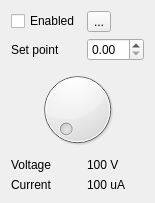
<?xml version="1.0" encoding="UTF-8"?>
<ui version="4.0">
 <class>Frame</class>
 <widget class="QFrame" name="Frame">
  <property name="geometry">
   <rect>
    <x>0</x>
    <y>0</y>
    <width>134</width>
    <height>203</height>
   </rect>
  </property>
  <property name="windowTitle">
   <string>Frame</string>
  </property>
  <layout class="QFormLayout" name="formLayout">
   <item row="0" column="0">
    <widget class="QCheckBox" name="checkBox">
     <property name="text">
      <string>Enabled</string>
     </property>
    </widget>
   </item>
   <item row="2" column="0" colspan="2">
    <widget class="QDial" name="dial"/>
   </item>
   <item row="1" column="1">
    <widget class="QDoubleSpinBox" name="doubleSpinBox"/>
   </item>
   <item row="1" column="0">
    <widget class="QLabel" name="label">
     <property name="text">
      <string>Set point</string>
     </property>
    </widget>
   </item>
   <item row="0" column="1">
    <widget class="QToolButton" name="toolButton">
     <property name="text">
      <string>...</string>
     </property>
    </widget>
   </item>
   <item row="3" column="0">
    <widget class="QLabel" name="label_2">
     <property name="text">
      <string>Voltage</string>
     </property>
    </widget>
   </item>
   <item row="3" column="1">
    <widget class="QLabel" name="label_3">
     <property name="text">
      <string>100 V</string>
     </property>
    </widget>
   </item>
   <item row="5" column="0">
    <widget class="QLabel" name="label_4">
     <property name="text">
      <string>Current</string>
     </property>
    </widget>
   </item>
   <item row="5" column="1">
    <widget class="QLabel" name="label_5">
     <property name="text">
      <string>100 uA</string>
     </property>
    </widget>
   </item>
  </layout>
 </widget>
 <resources/>
 <connections/>
</ui>
